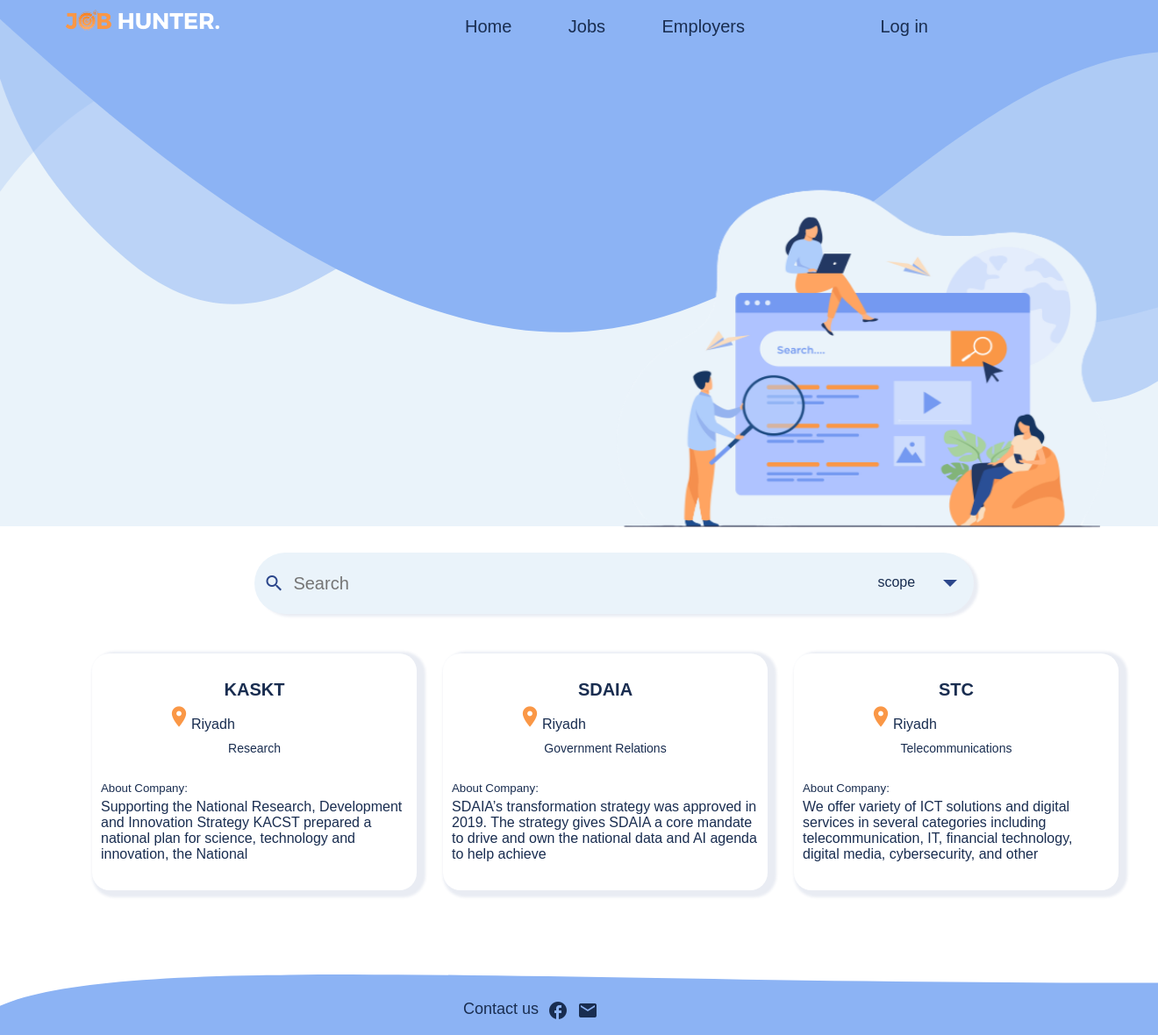
/EmployerSearch.php, run on the app's committed database.
### tables this page shows
CREATE TABLE `employer` (
  `name` varchar(50) NOT NULL UNIQUE,
  `email` varchar(50) NOT NULL,
  `password` varchar(30) NOT NULL,
  `phone` varchar(12) NOT NULL,
  `address` varchar(150) NOT NULL,
  `scope` varchar(100) NOT NULL,
  `description` text NOT NULL,
  `mission` text NOT NULL,
  `vision` text NOT NULL,
  `role` int(1) DEFAULT 2,
     PRIMARY KEY(`email`)

);

### EmployerSearch.php (the view, shortened to what this page needs)
<!DOCTYPE html>
<html>
<head>
    <link rel="stylesheet" href="styles/EmployerSearch.css">
    <link rel="stylesheet" href="styles/Buttons.css" />
    <link rel="stylesheet" href="styles/NavbarStyles.css">
    <link rel="stylesheet" href="styles/Footer.css">
</head>
<body>
    <div class="container">
        <div class="custom-shape-divider-top-1612286857">
        </div>
        <div class="header">
            <nav class="navbar">
                <span class="logo"><img src="img/logo.PNG" alt="logo"></span>
                <div class="navbar-items">
                    <a href="home.php" class="navbar-item">Home</a>
                    <a href="jobSearch.php" class="navbar-item">Jobs</a>
                    <a href="#" class="navbar-item">Employers</a>
                    <?php
                                print '<a href="LogIn.php" class="navbar-item-span">Log in</a>';
                    ?>
                </div>
            </nav>
            <img src="img/search.png" class="home-img">
        </div>
        <div class="search">
            <form action="EmployerSearch.php" method="POST">
                <div class="search-box">
                    <span class="material-icons" class="search-icon">search</span>
                    <input type="text" class="input" placeholder="Search" name="search">
                    <div class="dropdown">
                        <div class="default_option"><input type="text" name="type" value="scope" id="type" style="background-color:transparent;border:none; outline:none; cursor:pointer;font-size: 16px;color:#192d50;" readonly></div>
                    </div>
                </div>
            </form>
        </div>
        <div class="jobs">
            <?php
            if (!($database = mysqli_connect("localhost", "root", "")))
                die("<p>Could not connect to database</p>");
            if (isset($_POST['submit'])) {
                $search = $_POST['search'];
                $type = $_POST['type'];
                if ($type == 'scope')
                    $query = "SELECT * FROM employer WHERE scope = '$search'";
                if ($type == 'name')
                    $query = "SELECT * FROM employer WHERE name = '$search'";
                if ($search == '')
                    $query = "SELECT * FROM employer";
            } else {
                $query = "SELECT * FROM employer";
            }
            $result = mysqli_query($database, $query);
            $rowcount = mysqli_num_rows($result);
            if ($result && $rowcount > 0) {
                print '<div class="job-posts">';
                print '<ul>';
                while ($data = mysqli_fetch_assoc($result)) {
                    print '<li class="post">';
                    print '<div class="post-content">';
                    print '<form action="EmployerProfile.php" method="post" style="position:relative;" >';
                    print '<button type="submit" name="viewi" style="all: unset; cursor:pointer; height: 100%; color: #192d50;  width: 100%; position: relative;">';
                    print '<h4 id="companyName" style="font-weight:bold;">' . $data['name'] . '</h4>';
                    print '<span class="material-icons" style="color: #fa9746; font-size:28px; margin: 0; margin-left: 75px;">location_on</span>';
                    print '<span class="icon-side">' . $data['address'] . '</span>';
                    print '<h4 id="industry">' . $data['scope'] . '</h4>';
                    print '<h5> About Company:</h5>';
                    print '<p class="descrption">' . $data['description'] . '</p>';
                    print '</button></form>';
                    print '</div></li>';
                }
                print '</ul>';
                print '</div>';
            } else {
                print'<p style="color: #192d50;font-size: 18px;text-align: center; padding-top: 35px;">There are no employers with the specified infomation</p>';
            }
            ?>
        </div>
    </div>
    <div class="footer">
        <div class="footer-content">
            <p>Contact us</p>
            <span class="material-icons">facebook</span>
            <a href="mailto:jobhunter@ksu.com"><span class="material-icons">email</span></a>
        </div>
        <div class="shape-footer" style="height: 150px; overflow: hidden;"><svg viewBox="0 0 500 150" preserveAspectRatio="none" style="height: 100%; width: 100%;">
                <path d="M-15.58,-15.49 C-16.70,110.81 186.45,57.52 502.48,59.50 L500.00,0.00 L0.00,0.00 Z" style="stroke: none; fill: #8CB3F4;"></path>
            </svg></div>
    </div>
</body>
</html>

### styles/employerSearch.css (style rules this page uses)
* { padding: 0; margin: 0; font-family: "Lucida Sans", "Lucida Sans Regular", "Lucida Grande", "Lucida Sans Unicode", Geneva, Verdana, sans-serif; }
.header { background-color: #EAF3FA; width: 100%; height: 600px; }
.post { position: relative; left: 0%; display: inline-block; list-style: none; width: 350px; height: 250px; box-shadow: 5px 3px 3px 5px rgba(43, 70, 139, 0.1); border-radius: 20px; font-size: 16px; margin: 15px; font-family: "Lucida Sans", "Lucida Sans Regular", "Lucida Grande", "Lucida Sans Unicode", Geneva, Verdana, sans-serif; padding: 10px; }
.post h4 { margin: 0; margin-top: 20px; margin-bottom: 5px; text-align: center; font-size: 20px; font-weight: 500; }
h5 { margin: 0; padding: 0; margin-bottom: 5px; text-align: left; }
.job-posts { padding-top: 30px; }
ul { display: flex; flex-flow: wrap; width: 1200px; margin-left: 90px; }
.descrption { font-size: 16px; text-align: left; }
#industry { margin: 5px; margin-top: 10px; margin-bottom: 30px; font-size: 14px; font-weight: 400; }
.search-box { background-color: #EAF3FA; width: 800px; height: 50px; border-radius: 40px; box-shadow: 5px 3px 3px rgba(43, 70, 139, 0.1); padding: 10px; display: flex; }
.search-box span { color: #2b468b; margin-top: 13px; }
.search-box .input { outline: none; font-size: 20px; width: 400px; height: 100%; position: relative; border: 0; background-color: transparent; color: #192d50; padding-left: 10px; }
.search-box .dropdown { font-family: "Lucida Sans", "Lucida Sans Regular", "Lucida Grande", "Lucida Sans Unicode", Geneva, Verdana, sans-serif; color: #192d50; padding-top: 15px; padding-left: 20px; width: 100px; cursor: pointer; }
.dropdown { margin-left: 250px; }
.search-box .dropdown::before, .search-box .dropdown2::before { content: ""; position: absolute; margin-left: 75px; margin-top: 6px; border: 8px solid; border-color: #2b468b transparent transparent transparent; }
.search { margin-left: 22%; padding-top: 30px; }

### styles/Buttons.css (style rules this page uses)
button { display: block; position: relative; width: 120px; height: 35px; margin: 10px 20px 0px 90px; border-radius: 50px; font-size: 13px; color: white; border: none; outline: none; font-weight: bold; background: #fa9746; cursor: pointer; }
a { text-decoration: none; }

### styles/NavbarStyles.css (style rules this page uses)
* { margin: 0; padding: 0; font-family: "Lucida Sans", "Lucida Sans Regular", "Lucida Grande", "Lucida Sans Unicode", Geneva, Verdana, sans-serif; font-weight: 400; }
.navbar { overflow: hidden; display: inline; background-color: white; }
.navbar-item { text-align: center; color: #192d50; font-size: 20px; display: inline-flex; padding: 14px 30px; text-decoration: none; }
.navbar-item-span { text-align: center; color: #192d50; font-size: 20px; display: inline-flex; padding: 10px 30px; text-decoration: none; margin-left: 90px; }
.navbar .logo img { position: absolute; width: 200px; }
.navbar .logo { padding-left: 40px; }
.navbar-items { position: absolute; margin-left: 500px; padding-top: 5px; }
.custom-shape-divider-top-1612286857 { position: absolute; top: 0; left: 0; width: 100%; overflow: hidden; line-height: 0; }
.home-img { margin-left: 660px; margin-top: 190px; height: 450px; width: 650px; position: absolute; }
.logo { margin-left: 25px; position: absolute; }
.logo img { width: 200px; }

### styles/Footer.css (style rules this page uses)
.footer { position: absolute; top: auto; bottom: auto; margin: 0; padding: 0; width: 100%; display: inline-block; overflow-x: hidden; }
.shape-footer { transform: rotateX(180deg); }
.footer-content { position: absolute; z-index: 2; width: 100%; margin-top: 100px; top: 10px; font-family: "Lucida Sans", "Lucida Sans Regular", "Lucida Grande", "Lucida Sans Unicode", Geneva, Verdana, sans-serif; font-size: 16px; color: #192d50; left: 40%; right: 40%; display: inline-flex; }
.footer-content p { display: block; font-family: "Lucida Sans", "Lucida Sans Regular", "Lucida Grande", "Lucida Sans Unicode", Geneva, Verdana, sans-serif; font-size: 18px; font-weight: 400; color: #192d50; }
.footer-content span { margin: 0; padding-left: 10px; text-decoration: none; color: #192d50; }

### data on the page
employer: name "KASKT", address "Riyadh", scope "Research", description "Supporting the National Research, Development and Innovation Strategy KACST prepared a national plan for science, technology and innovation, the National"
employer: name "SDAIA", address "Riyadh", scope "Government Relations", description "SDAIA’s transformation strategy was approved in 2019. The strategy gives SDAIA a core mandate to drive and own the national data and AI agenda to help achieve"
employer: name "STC", address "Riyadh", scope "Telecommunications", description "We offer variety of ICT solutions and digital services in several categories including telecommunication, IT, financial technology, digital media, cybersecurity, and other"
